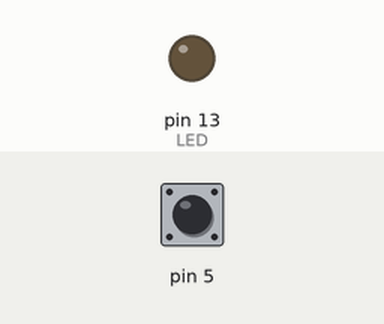
Simulated run of this sketch. Board: Arduino Uno, built with avr-gcc and run on an emulated ATmega328P. Parts: output pins drawn as LEDs (lit = HIGH). Inputs (shaded band) come from the test bench; at power-on: pin 5 HIGH.

Above: at 0.8 s.
0.9 s: pin 5 pulled LOW for 0.15 s
At 2.0 s:
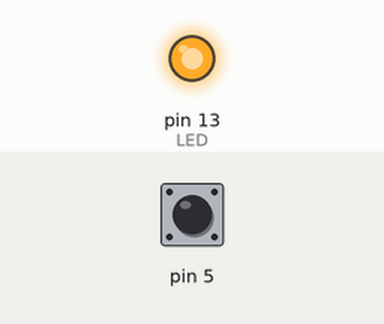
2.5 s: pin 5 pulled LOW for 1 s
At 3.3 s:
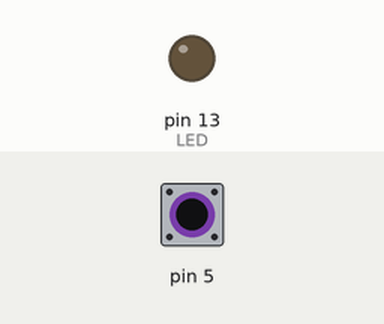
5.0 s: pin 5 pulled LOW for 3.2 s
At 6.4 s:
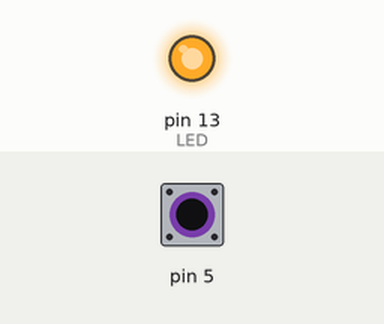
Timing chart, 0 to 8.0 s (numbered marks = the images above; inputs shaded):
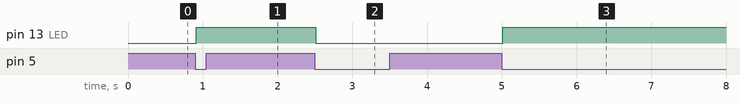

The sketch:

Switch_Example_1_Polling_Debounced.ino
```cpp
#include <avr/io.h>
#include <avr/interrupt.h>

// function prototypes
uint16_t RawKeyPressed(void);
bool DebounceSwitch(void);

int main(void)
{
  DDRB |= (1 << DDB5);  // set Arduino pin 13 as output (Arduino builtin LED)
  DDRD &= ~(1 << DDD5); // set Arduino digital pin 5 as input
  PORTD |= (1 << PD5);  // turn on input pullup

  // set up Timer/Counter 0 for 1ms interrupt
  TCCR0A |= (1 << WGM01);  // Set the Timer Mode to CTC
  OCR0A = 62;             // Set the value that we want TC0 to count to (62)
  TIMSK0 |= (1 << OCIE0A); //Set the ISR COMPA vect
  sei();                   //enable global interrupts
  TCCR0B |= (1 << CS02);   // set prescaler to 256 and start the timer

  while (1)  {
  }
}

//this ISR gets called every 1ms
ISR (TIMER0_COMPA_vect)  // timer0 compare A register interrupt
{
  if (DebounceSwitch())
    PORTB ^= 1 << 5;
}

bool DebounceSwitch() {
  static uint16_t State = 0; // current debounce status
  State = (State << 1) | RawKeyPressed() | 0xe000;
  if (State == 0xf000) return true;
  return false;
}

uint16_t RawKeyPressed()  {
  return (PIND & 1<<5) >> 5;
}
```

Measured:
- after the input at 0.9 s, pin 13 (LED): LOW → HIGH at once
- after the input at 2.5 s, pin 13 (LED): HIGH → LOW at once
- after the input at 5.0 s, pin 13 (LED): LOW → HIGH at once
